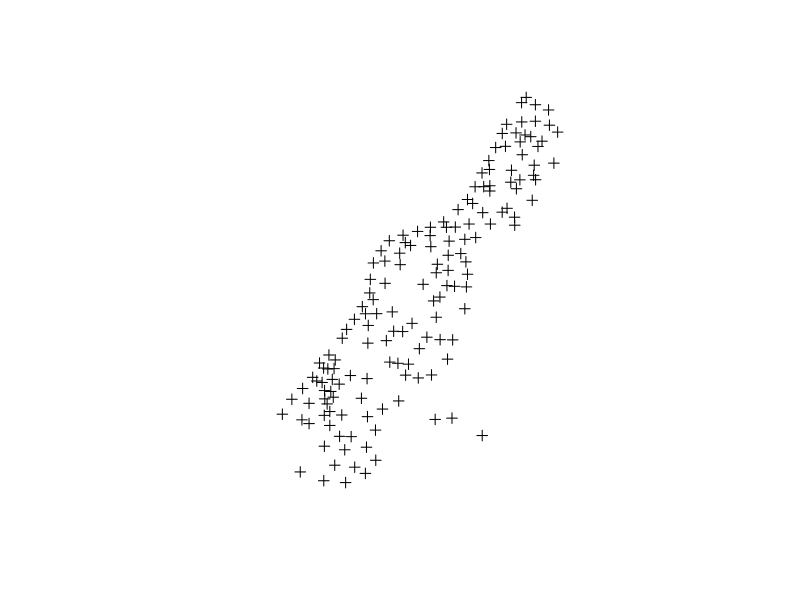
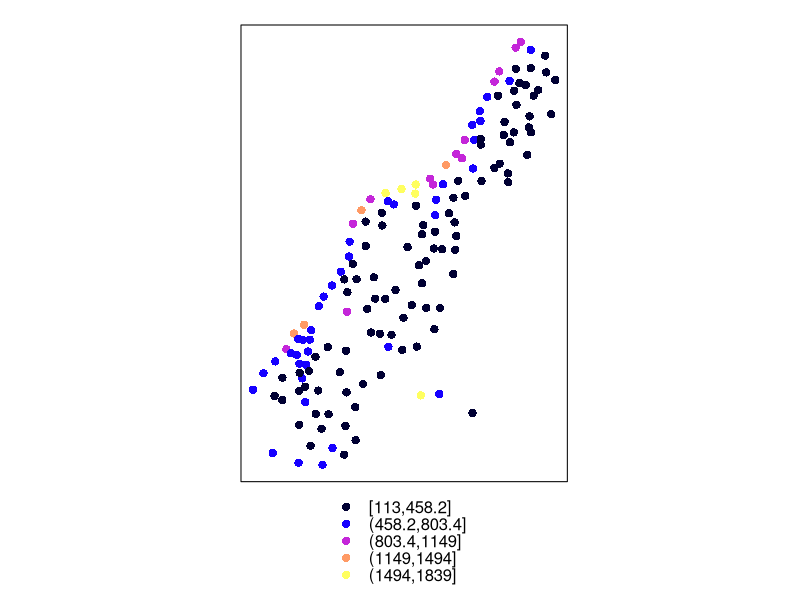
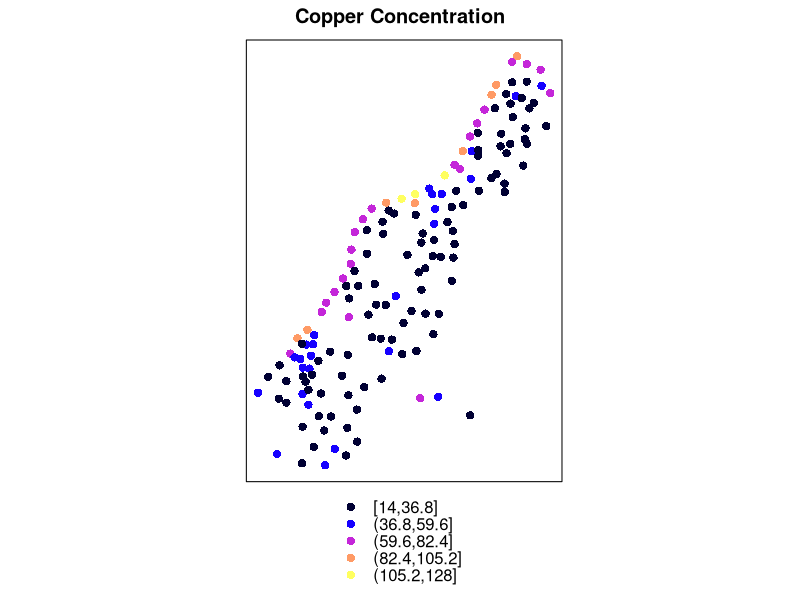
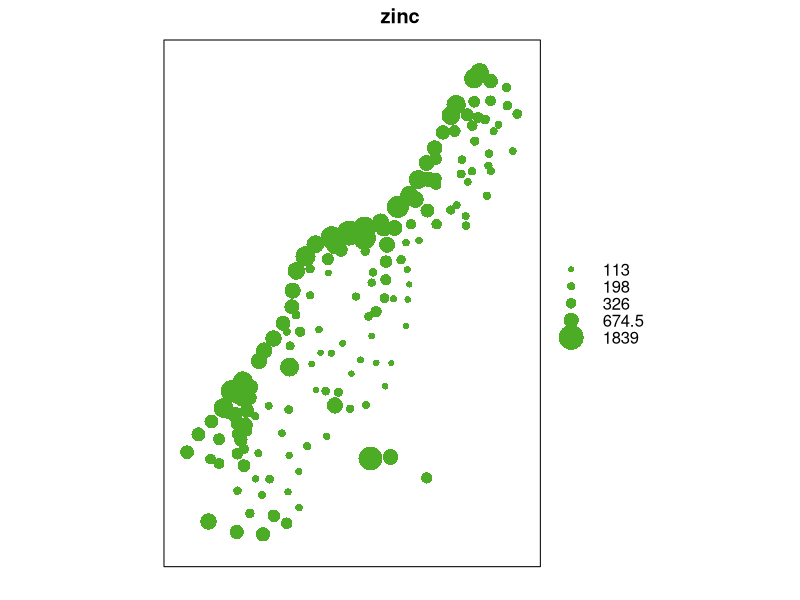

Here is the R script that generated these plots, in order:
# R code for spatial viow of points

install.packages("sp")

library(sp)

data(meuse)

head(meuse)

# coordinates
coordinates(meuse) = ~x+y   #alt+126

plot(meuse)
spplot(meuse, "zinc")

# Exercise: plot the spatial amount of copper
spplot(meuse, "copper", main= "Copper Concentration")

bubble(meuse, "zinc")

#Exercise: bubble Copper in red
